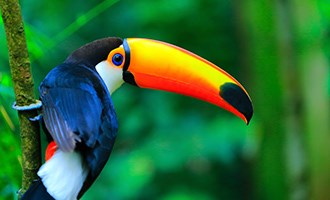
%> input picture A3/toucan.jpeg, 330 x 200 px
$ octave ex_3_8.m   (GNU Octave 9; MATLAB toolbox functions it lacks are replaced by stand-ins)
%> lines starting %> are read from the running program, lines starting %| are printed output that depends on the picture
### A3/my_rgb2ycbcr_fast.m
function YCCimg = my_rgb2ycbcr_fast(RGBimg)
%MY_RGB2YCBCR_FAST Summary of this function goes here
%   Detailed explanation goes here
[M, N] = size(RGBimg, [1 2]);

% T = [0.299 0.587 0.114; -0.169 -0.331 0.5; 0.5 -0.419 -0.081];
T = [ ...
    65.481 128.553 24.966;...
    -37.797 -74.203 112; ...
    112 -93.786 -18.214];
offset = [16; 128; 128];

offset = repmat(offset, 1, M*N);

YCCimg_reshaped = T * reshape(im2double(RGBimg), M*N, 3)' + offset;

YCCimg = reshape(uint8(255 * mat2gray(YCCimg_reshaped))', M, N, 3);

% [11 lines of commented-out code are left out]

end

### A3/my_rgb2ycbcr_slow.m
function YCCimg = my_rgb2ycbcr_slow(RGBimg)
%UNTITLED Summary of this function goes here
%   Detailed explanation goes here
[M, N] = size(RGBimg, [1 2]);

YCCimg = zeros(M, N, 3);
% T = [0.299 0.587 0.114; -0.169 -0.331 0.5; 0.5 -0.419 -0.081];
T = [ ...
    65.481 128.553 24.966;...
    -37.797 -74.203 112; ...
    112 -93.786 -18.214];
offset = [16; 128; 128];
for i = 1:M
    for j = 1:N
        YCCimg(i, j, :) = T * squeeze(im2double(RGBimg(i, j, :))) + offset;
    end
end

YCCimg = uint8(255 * mat2gray(YCCimg));

### A3/ex_3_8.m
close all
clear
clc

filename = "toucan.jpeg";
img = imread(filename, "jpg");
%> img is the input picture: size 200x330x3 uint8; mean R, G, B 43.6, 108.2, 53.9

figure
subplot(2, 2, 1)
imshow(img)
title("Full image")
subplot(2, 2, 2)
imshow(img(:,:,1))
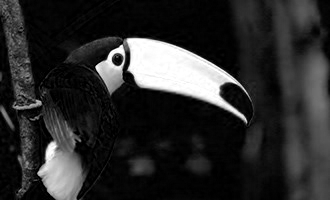
%> displayed picture: size 200x330, on the screen's scale of 0 to 255; min 0, max 255, mean 43.6
title("Red")
subplot(2, 2, 3)
imshow(img(:,:,2))
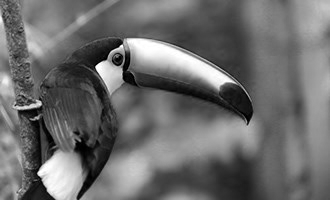
%> displayed picture: size 200x330, on the screen's scale of 0 to 255; min 0, max 255, mean 108.2
title("Green")
subplot(2, 2, 4)
imshow(img(:,:,3))
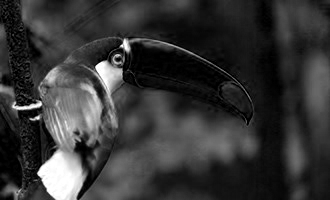
%> displayed picture: size 200x330, on the screen's scale of 0 to 255; min 0, max 255, mean 53.9
title("Blue")

tic
img_ycc = my_rgb2ycbcr_fast(img);
%> in my_rgb2ycbcr_fast, `YCCimg = reshape(uint8(255 * mat2gray(YCCimg_reshaped))', M, N, 3);`:
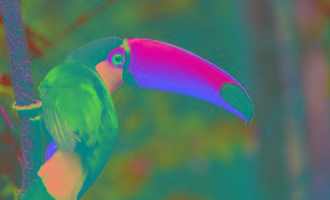
%> YCCimg: size 200x330x3 uint8; mean R, G, B 82.4, 113.4, 101.5
toc

img_ycc_matlab = rgb2ycbcr(img);
%> img_ycc_matlab: size 200x330x3 uint8; mean of channels 1, 2, 3 87, 113.7, 103.5

tic
img_ycc_slow = my_rgb2ycbcr_slow(img);
toc

figure
subplot(3, 3, 1)
imshow(img_ycc(:,:,1))
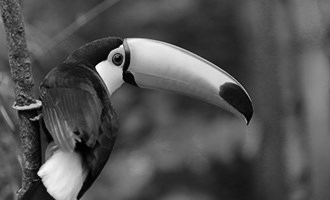
%> displayed picture: size 200x330, on the screen's scale of 0 to 255; min 0, max 251, mean 82.4
title("Y (fast)")
subplot(3, 3, 2)
imshow(img_ycc(:,:,2))
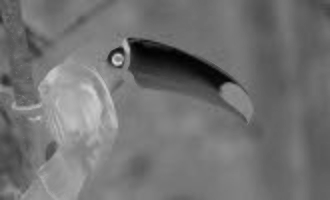
%> displayed picture: size 200x330, on the screen's scale of 0 to 255; min 1, max 215, mean 113.4
title("Cr (fast)")
subplot(3, 3, 3)
imshow(img_ycc(:,:,3))
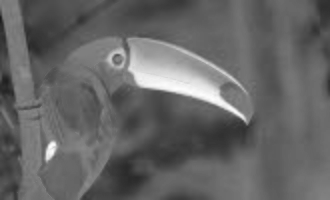
%> displayed picture: size 200x330, on the screen's scale of 0 to 255; min 26, max 255, mean 101.5
title("Cb (fast)")
subplot(3, 3, 4)
imshow(img_ycc_slow(:,:,1))
title("Y (slow)")
subplot(3, 3, 5)
imshow(img_ycc_slow(:,:,2))
title("Cr (slow)")
subplot(3, 3, 6)
imshow(img_ycc_slow(:,:,3))
title("Cb (slow)")
subplot(3, 3, 7)
imshow(img_ycc_matlab(:,:,1))
title("Y (matlab)")
subplot(3, 3, 8)
imshow(img_ycc_matlab(:,:,2))
title("Cr (matlab)")
subplot(3, 3, 9)
imshow(img_ycc_matlab(:,:,3))
title("Cb (matlab)")

$ run again, with A3/chicago.jpeg copied over A3/toucan.jpeg
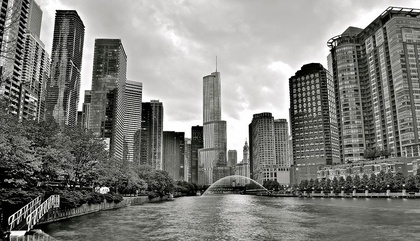
%> input picture A3/chicago.jpeg, 420 x 241 px, shrunk from 900 x 517 before the run
%> img is the input picture: size 241x420x3 uint8; mean R, G, B 127.7, 128, 124.1
%> in my_rgb2ycbcr_fast, `YCCimg = reshape(uint8(255 * mat2gray(YCCimg_reshaped))', M, N, 3);`:
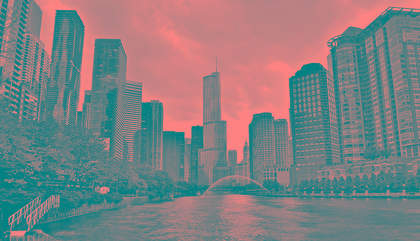
%> YCCimg: size 241x420x3 uint8; mean R, G, B 127.5, 128.5, 130.3
%> img_ycc_matlab: size 241x420x3 uint8; mean of channels 1, 2, 3 125.5, 126.4, 128.2
